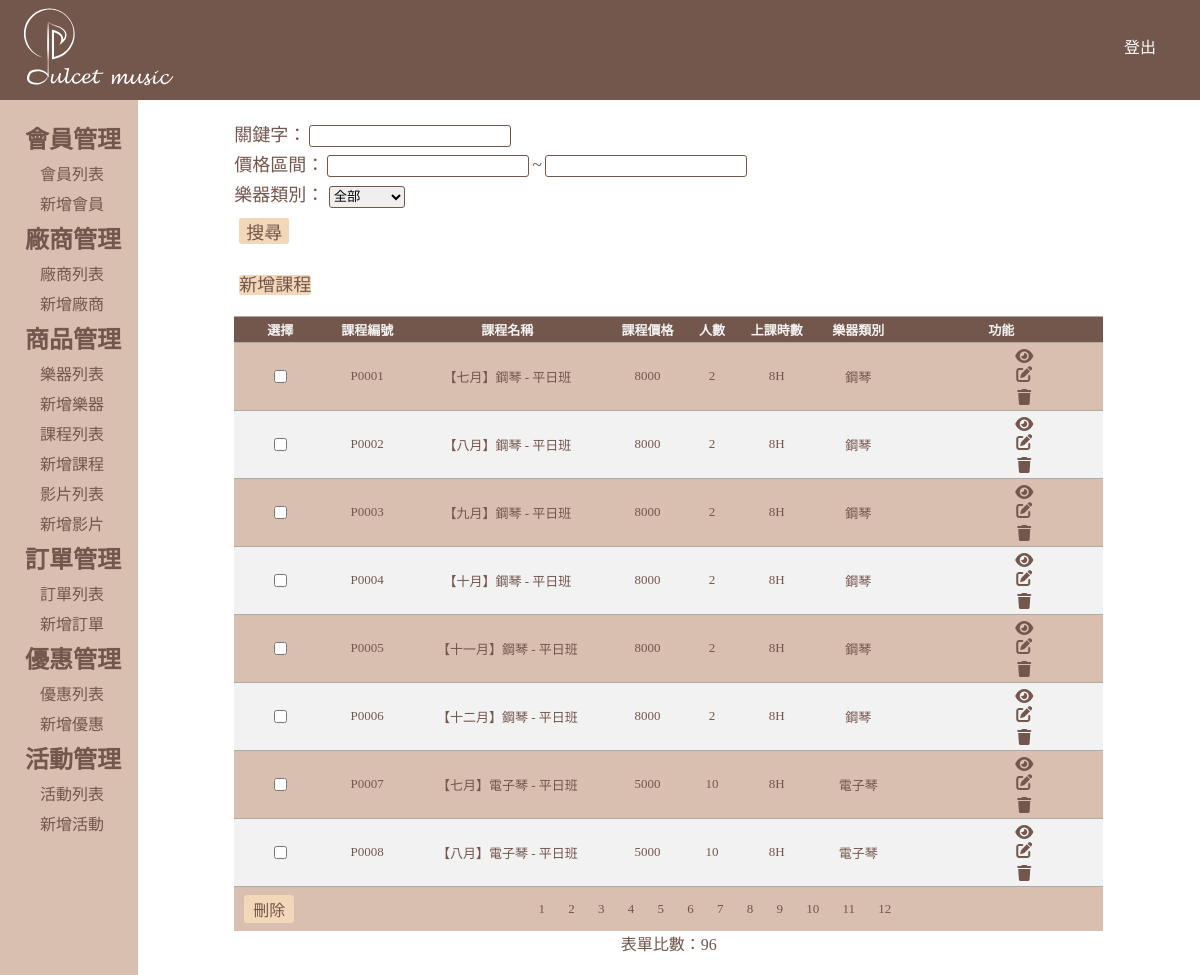
Screenshot of /music/coures/course_index.php (signed in) with the database file from the repository.
### tables this page shows
CREATE TABLE `product` (
  `PId` varchar(10) NOT NULL COMMENT '商品編號',
  `PName` varchar(100) DEFAULT NULL COMMENT '商品名稱',
  `PImg` varchar(200) DEFAULT NULL COMMENT '圖片檔名',
  `PVideo` varchar(100) DEFAULT NULL COMMENT '影片檔名',
  `PPrice` varchar(7) DEFAULT NULL COMMENT '商品價格',
  `PQty` int(4) DEFAULT NULL COMMENT '商品數量/人數',
  `PTime` varchar(50) DEFAULT NULL COMMENT '影片/上課時數',
  `PDesciption` varchar(100) DEFAULT NULL COMMENT '商品描述',
  `PCategoryId` varchar(20) DEFAULT NULL COMMENT '商品類別編號',
  `PInstrumentId` varchar(20) DEFAULT NULL COMMENT '樂器類別編號',
  `PCompanyId` varchar(20) DEFAULT NULL COMMENT '上架廠商編號',
  `created_at` datetime NOT NULL DEFAULT CURRENT_TIMESTAMP COMMENT '新增時間',
  `update_at` datetime NOT NULL DEFAULT CURRENT_TIMESTAMP ON UPDATE CURRENT_TIMESTAMP COMMENT '更新時間'
);

CREATE TABLE `musical_category` (
  `CategoryId` varchar(5) NOT NULL COMMENT '類別編號',
  `CategoryName` varchar(15) NOT NULL COMMENT '類別名稱',
  `created_at` datetime NOT NULL DEFAULT CURRENT_TIMESTAMP COMMENT '新增時間',
  `update_at` datetime NOT NULL DEFAULT CURRENT_TIMESTAMP ON UPDATE CURRENT_TIMESTAMP COMMENT '更新時間'
);

### music/coures/course_index.php (the view, shortened to what this page needs)
<?php
require_once('../../checkSession.php');
require_once('../../db.inc.php');
$sqlTotal = "SELECT count(1) FROM `product` WHERE `PCategoryId` = 'C'";
$total = $pdo->query($sqlTotal)->fetch(PDO::FETCH_NUM)[0];
$numPerPage = 8;
$totalPages = ceil($total/$numPerPage);
$page = isset($_GET['page']) ? (int)$_GET['page'] : 1;
$page = $page < 1 ? 1 : $page;
?>
<html>
<head>
<link rel="stylesheet"  type="text/css" href="../../css/css-ALL.css">
        </head>
        <body>
            <header class="header">
             <figure>
            <img src="../../css/logo_rectangle.svg" title="Logo"  style="height:100px">
        </figure>
        <a href="../../logout.php?logout=1" style="margin:20px">登出</a>
              </header>
            <div class="wrap">
                <div class="left-wrap">
                    <?php require_once("./list.php"); ?>
                </div>
                <div class="right-wrap">
<form class="title-form" method="GET" action="course_search.php" class="title-form">
<div class="search-inner">
            <div class="search-list">
<span>關鍵字：</span><input type="text" name="search" class="inp-searchtxt" ><br>
        <span>價格區間：</span><input class="inp-searchtxt" type="text" name="priceMin"><span>~</span><input class="inp-searchtxt" type="text" name="priceMax"><br>
        <span>樂器類別：</span>
        <select name="Category" class="inp-searchtxt"  id="">
            <option value="0" >全部</option>
        </select><br>
        <input class="inp-searchbtn" type="submit" name="smb" value="搜尋">
        <br><br><a class="inp-addbtn" href="./course_new.php" >新增課程</a>
  </div>
</div>
    </form>
<form class="admin-form" name="myForm" method="POST" action="course_deleteIds.php">
    <table class="table">
        <thead>
            <tr>
                <th class="border" style="white-space:nowrap">選擇</th>
                <th class="border" style="white-space:nowrap">課程編號</th>
                <th class="border" style="white-space:nowrap">課程名稱</th>
                <th class="border" style="white-space:nowrap">課程價格</th>
                <th class="border" style="white-space:nowrap">人數</th>
                <th class="border" style="white-space:nowrap">上課時數</th>
                <th class="border" style="white-space:nowrap">樂器類別</th>
                <th class="border" style="white-space:nowrap">功能</th>
            </tr>
        </thead>
        <tbody>
        <?php
                $sql = "SELECT `PId`,`PImg`, `PName`, `PPrice`, `PQty`, `PTime`,
                `PDesciption`,
                `musical_category`.`CategoryId` AS 'PInstrumentId',  `musical_category`.`CategoryName` AS 'PInstrumentName',
                `product_category`.`CategoryId` AS 'PCategoryId' , `product_category`.`CategoryName` AS 'PCategoryName'
                FROM `product` INNER JOIN `musical_category` INNER JOIN `product_category`
                ON `product`.`PInstrumentId` = `musical_category`.`CategoryId` AND `product`.`PCategoryId` = `product_category`.`CategoryId`
                WHERE `PCategoryId` = 'C'
                ORDER BY `PId` ASC
                LIMIT ?, ? ";
        $arrParam = [($page - 1) * $numPerPage, $numPerPage];
        $stmt = $pdo->prepare($sql);
        $stmt->execute($arrParam);
        if($stmt->rowCount() > 0) {
            $arr = $stmt->fetchAll(PDO::FETCH_ASSOC);
            for($i = 0; $i < count($arr); $i++) {
        ?>
            <tr>
                <td class="border text-align-center">
                    <input type="checkbox" name="chk[]" value="<?php echo $arr[$i]['PId']; ?>" />
                </td>
                <td class="border check"><?php echo $arr[$i]['PId']; ?></td>
                <td class="border check"><?php echo $arr[$i]['PName']; ?></td>
                <td class="border check"><?php echo $arr[$i]['PPrice']; ?></td>
                <td class="border check"><?php echo $arr[$i]['PQty']; ?></td>
                <td class="border check"><?php echo $arr[$i]['PTime']; ?></td>
                <td class="border check"><?php echo $arr[$i]['PInstrumentName']; ?></td>
                <td style="padding-left:100px" class="border">
                    <a href="./course_view.php?viewId=<?php echo $arr[$i]['PId']; ?>"  class="inp-delete"><i class="fas fa-eye"></i></a>
                    <a href="./course_edit.php?editId=<?php echo $arr[$i]['PId']; ?>"  class="inp-edit"><i class="fas fa-edit"></i></a>
                    <a href="./course_delete.php?deleteId=<?php echo $arr[$i]['PId']; ?>" class="inp-delete"><i class="fas fa-trash"></i></a>
                </td>
            </tr>
        <?php
            }
        } else {
        ?>
            <tr>
                <td class="border" colspan="9">沒有資料</td>
            </tr>
        <?php
        }
        ?>
        </tbody>
        <tfoot>
            <tr>
                <td class="border">
                  <input class="inp-delete inp-delete2" type="submit" name="smb" value="刪除">
                </td>
                <td class="text-align-center border" colspan="9">
                <?php for($i = 1; $i <= $totalPages; $i++){ ?>
                    <a  class="tfoot-number" href="?page=<?= $i ?>"><?= $i ?></a>
                <?php } ?>
                </td>
            </tr>
        </tfoot>
    </table>
</form>
   <div class="text-align-center fontfamily">
        表單比數：<?php echo $total; ?>
       </div>
</div>
</body>
</html>

### css/css-ALL.css (style rules this page uses)
:root { --mainFont-family: 微軟正黑體; --color01: #F2D7B8; --color02: #73564C; --color03: #BF8F73; --color04: #D9BFB0; --color05: #f2f2f2; --font-medium: medium; }
* { padding: 0; margin: 0; box-sizing: border-box; }
a { text-decoration: none; }
.header { width: 100%; height: 100px; line-height: 55px; background-color: var(--color02); display: flex; justify-content: space-between; }
.header a { display: block; width: 80px; text-align: center; padding: 0 20px; color:#fff; font-size: var(--font-medium); font-family: var(--mainFont-family); }
.wrap { width: 100%; display:flex; align-items: stretch; }
.left-wrap { width: 13%; min-height: 100vh; background-color: var(--color04); padding-top: 20px; }
.right-wrap { width: 100%; height: 100%; padding: 20px; }
.right-wrap .table { width:85%; margin: 0 auto; border-collapse: collapse; font-family: var(--mainFont-family); }
.right-wrap .border { border-top: 1px solid var(--color02); padding: 3px 5px; }
.right-wrap .check { text-align: center; }
.title-form { width: 85%; margin: 0 auto; margin-bottom: 20px; font-family: var(--mainFont-family); font-size: large; color:var(--color02); }
.title-form .inp-searchtxt { height: 22px; border: 1px solid var(--color02); border-radius: 3px; margin-right: 3px; }
.title-form input { font-family: var(--mainFont-family); font-size: var(--font-medium); margin: 3px; }
.title-form .inp-searchbtn , .inp-addbtn { width: 50px; border: 0; font-size: var(--font-size); color: var(--color02); background-color: var(--color01); font-family: var(--mainFont-family); border-radius: 3px; margin:10px 10px 5px 5px; }
.admin-form { font-family: var(--mainFont-family); }
.table thead { background: var(--color02); color: var(--color05); font-size: large; }
.table > tbody > tr:nth-child(odd) { background: var(--color04); color: var(--color02); }
.table > tbody > tr:nth-child(even) { background: var(--color05); color: var(--color02); }
.table .border { border: 0; border-top:1px #AAAAAA solid; padding: 3px 5px; font-size: small; }
.right-wrap .inp-delete { display: block; text-align: center; padding: 2px 0; width: 50px; border: 0; font-size: var(--font-medium); color: var(--color02); border-radius: 3px; }
.right-wrap .inp-edit { display: block; width: 50px; border: 0; color: var(--color02); font-family: var(--mainFont-family); font-size: 16px; border-radius: 3px; text-align: center; margin-bottom: 5px; }
.inp-delete2, .addBtn { display: block; padding: 2px 0; margin: 5px; width: 87px; border: 0; text-align: center; font-size: var(--font-medium); color: var(--color02); background: var(--color01); font-family: var(--mainFont-family); border-radius: 3px; }
tfoot > tr { background: var(--color04); }
.tfoot-number { color: var(--color02); margin:10px; }
.text-align-center { text-align:center; }
.fontfamily { font-family: var(--mainFont-family); color:var(--color02); }

### rows the page displays
product: PId "P0001", PName "【七月】鋼琴 - 平日班", PPrice "8000", PQty "2", PTime "8H", musical_category.CategoryName "鋼琴"
product: PId "P0002", PName "【八月】鋼琴 - 平日班", PPrice "8000", PQty "2", PTime "8H", musical_category.CategoryName "鋼琴"
product: PId "P0003", PName "【九月】鋼琴 - 平日班", PPrice "8000", PQty "2", PTime "8H", musical_category.CategoryName "鋼琴"
product: PId "P0004", PName "【十月】鋼琴 - 平日班", PPrice "8000", PQty "2", PTime "8H", musical_category.CategoryName "鋼琴"
product: PId "P0005", PName "【十一月】鋼琴 - 平日班", PPrice "8000", PQty "2", PTime "8H", musical_category.CategoryName "鋼琴"
product: PId "P0006", PName "【十二月】鋼琴 - 平日班", PPrice "8000", PQty "2", PTime "8H", musical_category.CategoryName "鋼琴"
product: PId "P0007", PName "【七月】電子琴 - 平日班", PPrice "5000", PQty "10", PTime "8H", musical_category.CategoryName "電子琴"
product: PId "P0008", PName "【八月】電子琴 - 平日班", PPrice "5000", PQty "10", PTime "8H", musical_category.CategoryName "電子琴"

### other values shown
$total "96"
